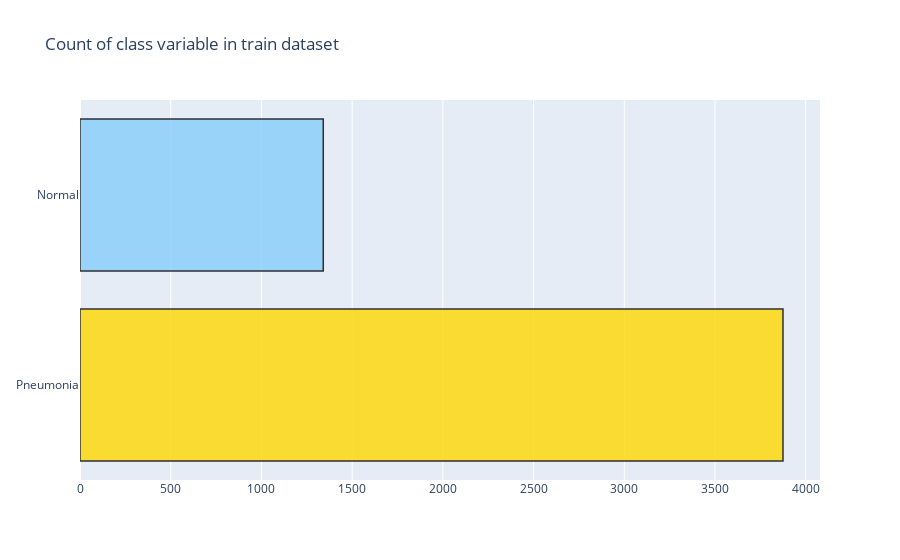

This figure's notebook cell:
### Markdown cell above
EDA

### Code cell
Pneumonia = df_train[(df_train['class'] == 'Pneumonia')]
Normal = df_train[(df_train['class'] == 'Normal')]

trace = go.Bar(x = (len(Pneumonia), len(Normal)), y = ['Pneumonia', 'Normal'], orientation = 'h', opacity = 0.8, marker=dict(
        color=['gold', 'lightskyblue'],
        line=dict(color='#000000',width=1.5)))

layout = dict(title =  'Count of class variable in train dataset')
                    
fig = dict(data = [trace], layout=layout)
py.iplot(fig)

### Figure 1 — Plotly figure (JSON) as saved in the notebook; plotly's stock layout.template omitted (floating-point values rounded to 4 significant figures)
{"data": [{"marker": {"color": ["gold", "lightskyblue"], "line": {"color": "#000000", "width": 1.5}}, "opacity": 0.8, "orientation": "h", "type": "bar", "x": [3875, 1341], "y": ["Pneumonia", "Normal"]}], "layout": {"title": {"text": "Count of class variable in train dataset"}}}
